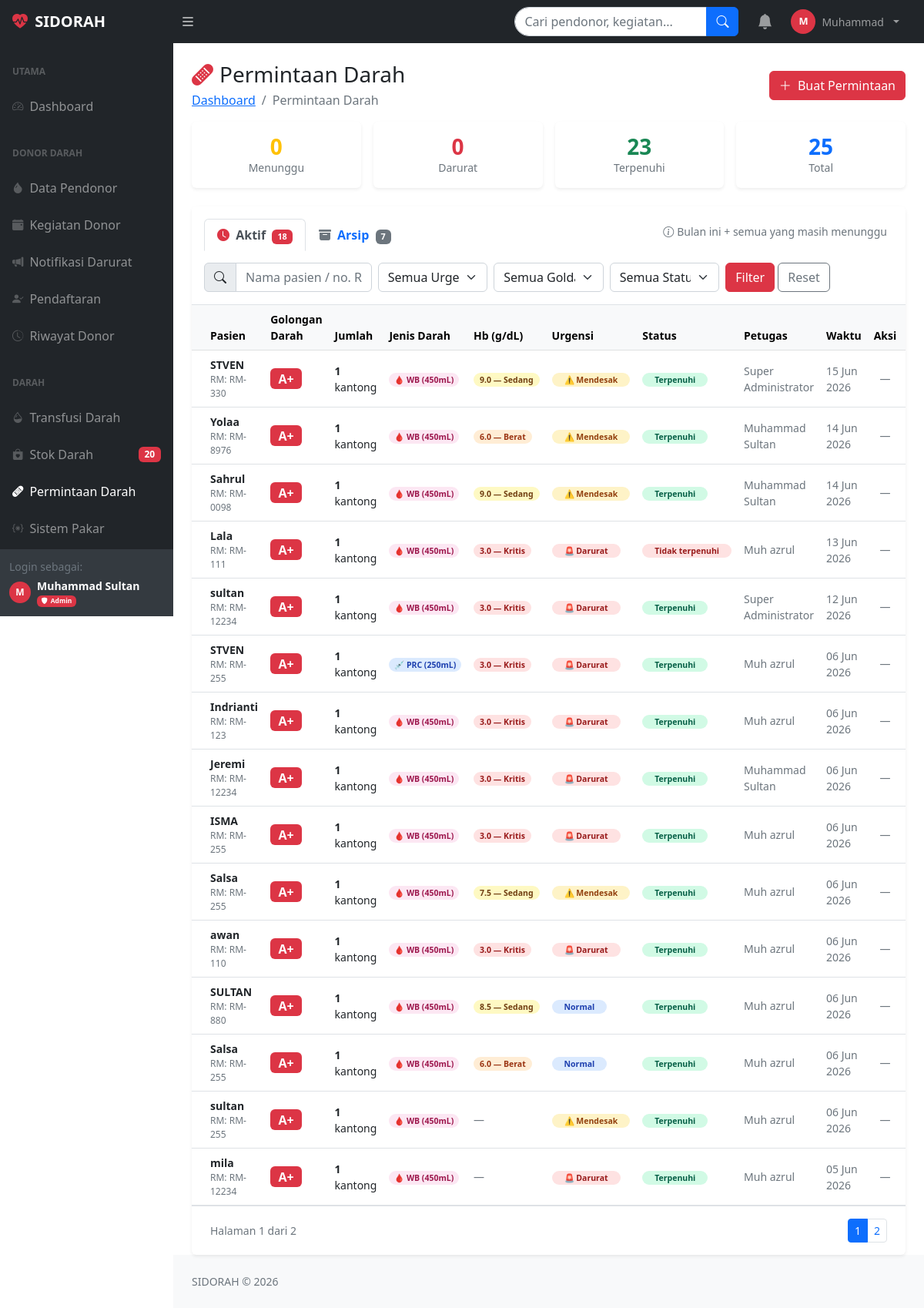
The app's page /permintaan_darah.php (signed in) with its own data.
### tables this page shows
CREATE TABLE `pengaturan` (
  `id` int(11) NOT NULL,
  `kunci` varchar(100) NOT NULL,
  `nilai` text DEFAULT NULL,
  `keterangan` varchar(200) DEFAULT NULL
);

CREATE TABLE `permintaan_darah` (
  `id_permintaan` int(11) NOT NULL,
  `golongan_darah` enum('A','B','AB','O') DEFAULT NULL,
  `rhesus` enum('Positif','Negatif') DEFAULT NULL,
  `jumlah_kantong` int(11) DEFAULT NULL,
  `hemoglobin` decimal(4,1) DEFAULT NULL,
  `jenis_darah` enum('WB','PRC') DEFAULT 'WB',
  `nama_pasien` varchar(100) DEFAULT NULL,
  `no_rekam_medis` varchar(50) DEFAULT NULL,
  `tingkat_urgensi` enum('normal','mendesak','darurat') DEFAULT NULL,
  `status_permintaan` enum('menunggu','terpenuhi','tidak_terpenuhi') DEFAULT NULL,
  `tanggal_permintaan` timestamp NOT NULL DEFAULT current_timestamp(),
  `id_petugas` int(11) DEFAULT NULL
);

CREATE TABLE `users` (
  `id_pengguna` int(11) NOT NULL,
  `nama_lengkap` varchar(100) DEFAULT NULL,
  `email` varchar(100) NOT NULL,
  `password` varchar(255) NOT NULL,
  `no_telepon` varchar(15) DEFAULT NULL,
  `role` enum('super_admin','admin','pendonor','petugas_medis','manajemen') DEFAULT NULL,
  `status_akun` enum('aktif','nonaktif','terkunci') DEFAULT 'aktif',
  `created_at` timestamp NOT NULL DEFAULT current_timestamp(),
  `updated_at` timestamp NOT NULL DEFAULT current_timestamp() ON UPDATE current_timestamp(),
  `last_login` timestamp NULL DEFAULT NULL
);

### permintaan_darah.php (the view, shortened to what the rows shown need)
<?php
require_once 'koneksi.php';
if (!function_exists('format_waktu_singkat')) {
    function format_waktu_singkat($datetime) {
        if (!$datetime) return '-';
        $now  = new DateTime('now', new DateTimeZone('Asia/Makassar'));
        $tgl  = new DateTime($datetime, new DateTimeZone('Asia/Makassar'));
        $diff = $now->getTimestamp() - $tgl->getTimestamp();
        if ($diff < 60)         return 'Baru saja';
        if ($diff < 3600)       return floor($diff/60) . ' menit lalu';
        if ($diff < 86400)      return floor($diff/3600) . ' jam lalu';
        if ($diff < 172800)     return 'Kemarin';
        return $tgl->format('d M Y');
    }
} else {
    function format_waktu_singkat_local($datetime) {
        $now  = new DateTime('now', new DateTimeZone('Asia/Makassar'));
        $tgl  = new DateTime($datetime, new DateTimeZone('Asia/Makassar'));
        $diff = $now->getTimestamp() - $tgl->getTimestamp();
        return $tgl->format('d M Y');
    }
}
$where = "WHERE 1=1";
$tab_aktif = $_GET['tab'] ?? 'aktif';
$bulan_ini = date('Y-m');
$where_aktif  = $where . " AND (DATE_FORMAT(tanggal_permintaan,'%Y-%m') = '$bulan_ini' OR status_permintaan = 'menunggu')";
$where_arsip  = $where . " AND DATE_FORMAT(tanggal_permintaan,'%Y-%m') < '$bulan_ini' AND status_permintaan != 'menunggu'";
$where_query  = $tab_aktif === 'arsip' ? $where_arsip : $where_aktif;
$per_hal = 15;
$hal     = max(1,(int)($_GET['hal'] ?? 1));
$offset  = ($hal-1)*$per_hal;
$permintaan = $koneksi->query("
    SELECT pm.*, u.nama_lengkap as nama_petugas
    FROM permintaan_darah pm
    LEFT JOIN users u ON pm.id_petugas=u.id_pengguna
    $where_query
    ORDER BY
        pm.tanggal_permintaan DESC,
        FIELD(pm.tingkat_urgensi,'darurat','mendesak','normal'),
        FIELD(pm.status_permintaan,'menunggu','terpenuhi','tidak_terpenuhi')
    LIMIT $per_hal OFFSET $offset
");
?>
<!DOCTYPE html>
<html lang="id">
<head>
    <link href="css/styles.css" rel="stylesheet">
    <link href="https://cdn.jsdelivr.net/npm/bootstrap-icons@1.11.3/font/bootstrap-icons.min.css" rel="stylesheet">
</head>
<body class="sb-nav-fixed">
<?php include 'includes/topnav.php'; ?>
<div id="layoutSidenav">
    <div id="layoutSidenav_content">
        <main>
            <div class="container-fluid px-4">
                <div class="d-flex justify-content-between align-items-center mt-4 mb-3">
                    <div>
                        <h1 class="h3 mb-0"><i class="bi bi-bandaid-fill text-danger me-2"></i>Permintaan Darah</h1>
                    </div>
                </div>
                <div class="card border-0 shadow-sm mb-0">
                    <div class="card-body p-0">
                        <div class="table-responsive">
                            <table class="table table-hover align-middle mb-0 small">
                                <thead class="table-light">
                                    <tr>
                                        <th class="ps-4">Pasien</th>
                                        <th>Golongan Darah</th>
                                        <th>Jumlah</th>
                                        <th>Jenis Darah</th>
                                        <th>Hb (g/dL)</th>
                                        <th>Urgensi</th>
                                        <th>Status</th>
                                        <th>Petugas</th>
                                        <th>Waktu</th>
                                        <?php if (cekRole([ROLE_SUPER_ADMIN,ROLE_ADMIN,ROLE_PETUGAS_MEDIS])): ?>
                                        <th class="text-center pe-4">Aksi</th>
                                        <?php endif; ?>
                                    </tr>
                                </thead>
                                <tbody>
                                <?php if ($permintaan->num_rows === 0): ?>
                                <tr><td colspan="8" class="text-center py-5 text-muted">
                                    <i class="bi bi-clipboard-check fs-2 d-block mb-2"></i>Tidak ada permintaan darah
                                </td></tr>
                                <?php else:
                                    while ($p = $permintaan->fetch_assoc()):
                                    $sym = $p['rhesus']==='Positif'?'+':'-';
                                    $is_darurat = $p['tingkat_urgensi'] === 'darurat' && $p['status_permintaan'] === 'menunggu';
                                ?>
                                <tr class="<?= $is_darurat ? 'darurat-row' : '' ?>">
                                    <td class="ps-4">
                                        <div class="fw-semibold"><?= htmlspecialchars($p['nama_pasien']) ?></div>
                                        <?php if ($p['no_rekam_medis']): ?>
                                        <div class="text-muted" style="font-size:0.75rem">RM: <?= htmlspecialchars($p['no_rekam_medis']) ?></div>
                                        <?php endif; ?>
                                    </td>
                                    <td>
                                        <span class="badge bg-danger fw-bold fs-6">
                                            <?= $p['golongan_darah'] ?><?= $sym ?>
                                        </span>
                                    </td>
                                    <td><strong><?= $p['jumlah_kantong'] ?></strong> kantong</td>
                                    <td>
                                        <?php
                                        $jd = $p['jenis_darah'] ?? 'WB';
                                        if ($jd === 'PRC') {
                                            echo '<span class="badge rounded-pill" style="background:#dbeafe;color:#1e40af">💉 PRC (250mL)</span>';
                                        } else {
                                            echo '<span class="badge rounded-pill" style="background:#fce7f3;color:#9d174d">🩸 WB (450mL)</span>';
                                        }
                                        ?>
                                    </td>
                                    <td>
                                        <?php if (!empty($p['hemoglobin'])):
                                            $hb = (float)$p['hemoglobin'];
                                            if ($hb < 5)       { $hb_bg='#fee2e2'; $hb_color='#991b1b'; $hb_label='Kritis'; }
                                            elseif ($hb < 7)   { $hb_bg='#ffedd5'; $hb_color='#9a3412'; $hb_label='Berat'; }
                                            elseif ($hb < 10)  { $hb_bg='#fef9c3'; $hb_color='#713f12'; $hb_label='Sedang'; }
                                            else               { $hb_bg='#dcfce7'; $hb_color='#166534'; $hb_label='Ringan'; }
                                        ?>
                                        <span class="badge rounded-pill px-2" style="background:<?= $hb_bg ?>;color:<?= $hb_color ?>">
                                            <?= number_format($hb,1) ?> — <?= $hb_label ?>
                                        </span>
                                        <?php else: ?>
                                        <span class="text-muted">—</span>
                                        <?php endif; ?>
                                    </td>
                                    <td>
                                        <span class="badge urgensi-<?= $p['tingkat_urgensi'] ?> rounded-pill px-3">
                                            <?php if ($p['tingkat_urgensi']==='darurat') echo '🚨 ';
                                            elseif ($p['tingkat_urgensi']==='mendesak') echo '⚠️ '; ?>
                                            <?= ucfirst($p['tingkat_urgensi']) ?>
                                        </span>
                                    </td>
                                    <td>
                                        <span class="badge status-<?= $p['status_permintaan'] ?> rounded-pill px-3">
                                            <?= ucfirst(str_replace('_',' ',$p['status_permintaan'])) ?>
                                        </span>
                                    </td>
                                    <td class="text-muted"><?= htmlspecialchars($p['nama_petugas'] ?? '-') ?></td>
                                    <td class="text-muted"><?= function_exists('format_waktu_singkat_local') ? format_waktu_singkat_local($p['tanggal_permintaan']) : format_waktu_singkat($p['tanggal_permintaan']) ?></td>
                                    <?php if (cekRole([ROLE_SUPER_ADMIN,ROLE_ADMIN,ROLE_PETUGAS_MEDIS])): ?>
                                    <td class="text-center pe-4">
                                        <?php if ($p['status_permintaan'] === 'menunggu'): ?>
                                        <div class="d-flex gap-1 justify-content-center">
                                            <?php if (cekRole([ROLE_PETUGAS_MEDIS])): ?>
                                            <form method="POST" class="d-inline">
                                                <input type="hidden" name="aksi_form" value="update_status">
                                                <input type="hidden" name="id_permintaan" value="<?= $p['id_permintaan'] ?>">
                                                <input type="hidden" name="status_baru" value="terpenuhi">
                                                <button type="submit" class="btn btn-success btn-sm"
                                                    title="Konfirmasi stok tersedia & terpenuhi">
                                                    <i class="bi bi-check-lg"></i> Penuhi
                                                </button>
                                            </form>
                                            <form method="POST" class="d-inline">
                                                <input type="hidden" name="aksi_form" value="update_status">
                                                <input type="hidden" name="id_permintaan" value="<?= $p['id_permintaan'] ?>">
                                                <input type="hidden" name="status_baru" value="tidak_terpenuhi">
                                                <button type="submit" class="btn btn-outline-danger btn-sm"
                                                    title="Stok tidak tersedia — lapor ke admin"
                                                    onclick="return confirm('Konfirmasi: stok darah tidak tersedia? Admin akan diberitahu.')">
                                                    <i class="bi bi-x-lg"></i> Tidak Tersedia
                                                </button>
                                            </form>
                                            <?php elseif (cekRole([ROLE_SUPER_ADMIN, ROLE_ADMIN])): ?>
                                            <span class="badge rounded-pill" style="background:#dbeafe;color:#1e40af;font-size:0.72rem">
                                                <i class="bi bi-clock me-1"></i>Menunggu konfirmasi petugas
                                            </span>
                                            <?php endif; ?>
                                        </div>
                                        <?php else: ?>
                                        <span class="text-muted">—</span>
                                        <?php endif; ?>
                                    </td>
                                    <?php endif; ?>
                                </tr>
                                <?php endwhile; endif; ?>
                                </tbody>
                            </table>
                        </div>
                    </div>
                </div>
            </div>
        </main>
    </div>
</div>
</html>

### includes/topnav.php (shortened to what the rows shown need)
<?php
$nama_rs_nav = 'SIDORAH';
$res_nama = $koneksi->query("SELECT nilai FROM pengaturan WHERE kunci='nama_rs' LIMIT 1");
if ($res_nama && $res_nama->num_rows > 0) {
    $nama_rs_nav = $res_nama->fetch_assoc()['nilai'] ?: 'SIDORAH';
}
?>
<nav class="sb-topnav navbar navbar-expand navbar-dark bg-dark">
    <a class="navbar-brand ps-3 fw-bold" href="dashboard.php">
        <i class="bi bi-heart-pulse-fill text-danger me-1"></i>
        <?= htmlspecialchars($nama_rs_nav) ?>
    </a>
    <button class="btn btn-link btn-sm order-1 order-lg-0 me-4 me-lg-0 text-white"
            id="sidebarToggle" href="#!">
        <i class="bi bi-list fs-5"></i>
    </button>
    <form class="d-none d-md-inline-block ms-auto me-0 me-md-3 my-2 my-md-0"
          action="cari.php" method="GET">
        <div class="input-group">
        </div>
    </form>
    <ul class="navbar-nav ms-auto ms-md-0 me-3 me-lg-4 align-items-center">
        <li class="nav-item dropdown me-2">
        </li>
        <li class="nav-item dropdown">
        </li>
    </ul>
</nav>

### records on screen
pengaturan: nilai "SIDORAH"
permintaan_darah: nama_pasien "STVEN", no_rekam_medis "RM-330", golongan_darah "A", rhesus "+", jumlah_kantong "1", jenis_darah "🩸 WB (450mL)", hemoglobin "9.0", hemoglobin "Sedang", tingkat_urgensi "Mendesak", status_permintaan "Terpenuhi", id_petugas.nama_lengkap "Super Administrator", tanggal_permintaan "15 Jun 2026"
permintaan_darah: nama_pasien "Yolaa", no_rekam_medis "RM-8976", golongan_darah "A", rhesus "+", jumlah_kantong "1", jenis_darah "🩸 WB (450mL)", hemoglobin "6.0", hemoglobin "Berat", tingkat_urgensi "Mendesak", status_permintaan "Terpenuhi", id_petugas.nama_lengkap "Muhammad Sultan", tanggal_permintaan "14 Jun 2026"
permintaan_darah: nama_pasien "Sahrul", no_rekam_medis "RM-0098", golongan_darah "A", rhesus "+", jumlah_kantong "1", jenis_darah "🩸 WB (450mL)", hemoglobin "9.0", hemoglobin "Sedang", tingkat_urgensi "Mendesak", status_permintaan "Terpenuhi", id_petugas.nama_lengkap "Muhammad Sultan", tanggal_permintaan "14 Jun 2026"
permintaan_darah: nama_pasien "Lala", no_rekam_medis "RM-111", golongan_darah "A", rhesus "+", jumlah_kantong "1", jenis_darah "🩸 WB (450mL)", hemoglobin "3.0", hemoglobin "Kritis", tingkat_urgensi "Darurat", status_permintaan "Tidak terpenuhi", id_petugas.nama_lengkap "Muh azrul", tanggal_permintaan "13 Jun 2026"
permintaan_darah: nama_pasien "sultan", no_rekam_medis "RM-12234", golongan_darah "A", rhesus "+", jumlah_kantong "1", jenis_darah "🩸 WB (450mL)", hemoglobin "3.0", hemoglobin "Kritis", tingkat_urgensi "Darurat", status_permintaan "Terpenuhi", id_petugas.nama_lengkap "Super Administrator", tanggal_permintaan "12 Jun 2026"
permintaan_darah: nama_pasien "STVEN", no_rekam_medis "RM-255", golongan_darah "A", rhesus "+", jumlah_kantong "1", jenis_darah "💉 PRC (250mL)", hemoglobin "3.0", hemoglobin "Kritis", tingkat_urgensi "Darurat", status_permintaan "Terpenuhi", id_petugas.nama_lengkap "Muh azrul", tanggal_permintaan "06 Jun 2026"
permintaan_darah: nama_pasien "Indrianti", no_rekam_medis "RM-123", golongan_darah "A", rhesus "+", jumlah_kantong "1", jenis_darah "🩸 WB (450mL)", hemoglobin "3.0", hemoglobin "Kritis", tingkat_urgensi "Darurat", status_permintaan "Terpenuhi", id_petugas.nama_lengkap "Muh azrul", tanggal_permintaan "06 Jun 2026"
permintaan_darah: nama_pasien "Jeremi", no_rekam_medis "RM-12234", golongan_darah "A", rhesus "+", jumlah_kantong "1", jenis_darah "🩸 WB (450mL)", hemoglobin "3.0", hemoglobin "Kritis", tingkat_urgensi "Darurat", status_permintaan "Terpenuhi", id_petugas.nama_lengkap "Muhammad Sultan", tanggal_permintaan "06 Jun 2026"
permintaan_darah: nama_pasien "ISMA", no_rekam_medis "RM-255", golongan_darah "A", rhesus "+", jumlah_kantong "1", jenis_darah "🩸 WB (450mL)", hemoglobin "3.0", hemoglobin "Kritis", tingkat_urgensi "Darurat", status_permintaan "Terpenuhi", id_petugas.nama_lengkap "Muh azrul", tanggal_permintaan "06 Jun 2026"
permintaan_darah: nama_pasien "Salsa", no_rekam_medis "RM-255", golongan_darah "A", rhesus "+", jumlah_kantong "1", jenis_darah "🩸 WB (450mL)", hemoglobin "7.5", hemoglobin "Sedang", tingkat_urgensi "Mendesak", status_permintaan "Terpenuhi", id_petugas.nama_lengkap "Muh azrul", tanggal_permintaan "06 Jun 2026"
permintaan_darah: nama_pasien "awan", no_rekam_medis "RM-110", golongan_darah "A", rhesus "+", jumlah_kantong "1", jenis_darah "🩸 WB (450mL)", hemoglobin "3.0", hemoglobin "Kritis", tingkat_urgensi "Darurat", status_permintaan "Terpenuhi", id_petugas.nama_lengkap "Muh azrul", tanggal_permintaan "06 Jun 2026"
permintaan_darah: nama_pasien "SULTAN", no_rekam_medis "RM-880", golongan_darah "A", rhesus "+", jumlah_kantong "1", jenis_darah "🩸 WB (450mL)", hemoglobin "8.5", hemoglobin "Sedang", tingkat_urgensi "Normal", status_permintaan "Terpenuhi", id_petugas.nama_lengkap "Muh azrul", tanggal_permintaan "06 Jun 2026"
permintaan_darah: nama_pasien "Salsa", no_rekam_medis "RM-255", golongan_darah "A", rhesus "+", jumlah_kantong "1", jenis_darah "🩸 WB (450mL)", hemoglobin "6.0", hemoglobin "Berat", tingkat_urgensi "Normal", status_permintaan "Terpenuhi", id_petugas.nama_lengkap "Muh azrul", tanggal_permintaan "06 Jun 2026"
permintaan_darah: nama_pasien "sultan", no_rekam_medis "RM-255", golongan_darah "A", rhesus "+", jumlah_kantong "1", jenis_darah "🩸 WB (450mL)", tingkat_urgensi "Mendesak", status_permintaan "Terpenuhi", id_petugas.nama_lengkap "Muh azrul", tanggal_permintaan "06 Jun 2026"
permintaan_darah: nama_pasien "mila", no_rekam_medis "RM-12234", golongan_darah "A", rhesus "+", jumlah_kantong "1", jenis_darah "🩸 WB (450mL)", tingkat_urgensi "Darurat", status_permintaan "Terpenuhi", id_petugas.nama_lengkap "Muh azrul", tanggal_permintaan "05 Jun 2026"

### other values on screen
substr($_SESSION['nama_lengkap'] ?? 'A', 0, 1) "M"
explode(' ', $_SESSION['nama_lengkap'])[0] "Muhammad"
$kritis "20"
$_SESSION['nama_lengkap'] "Muhammad Sultan"
$r[2] "Admin"
$stat_menunggu "0"
$stat_darurat "0"
$stat_terpenuhi "23"
$stat_total "25"
$total_aktif "18"
$total_arsip "7"
$hal "1"
$total_hal "2"
